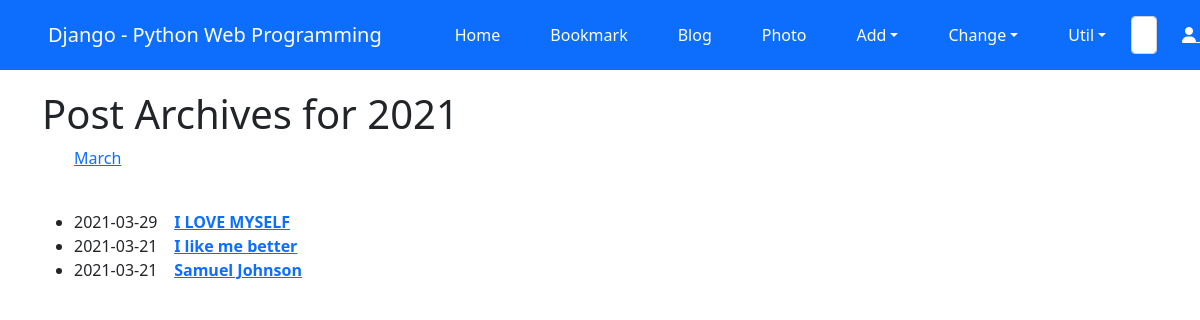
Screenshot of /blog/archive/2021/ (signed in) with the database file from the repository.
### blog/models.py (models this page shows, shortened)
class Post(models.Model):
    title = models.CharField(verbose_name='TITLE', max_length=50) # 2
    slug = models.SlugField('SLUG', unique=True, allow_unicode=True, help_text='one word for title alias.') # 3
    description = models.CharField('DESCIPTION', max_length=50, blank=True, help_text='simple description text.') # 4
    content = models.TextField('CONTENT') # 5
    create_dt = models.DateTimeField('CREATE DATE', auto_now_add=True) # 6
    modify_dt = models.DateTimeField("MODIFY DATE", auto_now=True) # 7
    tags = TaggableManager(blank=True)
    owner = models.ForeignKey(User, on_delete=models.CASCADE, verbose_name="OWNER", blank=True, null=True)
    class Meta:  # 8
        verbose_name = 'post' # 9
        verbose_name_plural = 'posts' # 10
        db_table = 'blog_posts' # 11
        ordering = ('-modify_dt',) # 12
    def get_absolute_url(self): # 14
        return reverse("blog:post_detail", args=(self.slug,))

### blog/views.py (the view)
# urls.py: path('archive/<int:year>/', views.PostYAV.as_view(), name='post_year_archive'),
class PostYAV(YearArchiveView):
    model = Post
    date_field = 'create_dt'
    make_object_list = True

### blog/templates/blog/post_archive_year.html (shortened to what this page needs)
{% extends 'base.html' %}
{% block content %}
<h1>Post Archives for {{ year|date:"Y" }}</h1>
<ul>
    {% for date in date_list %}
    <li style="display: inline;">
        <a href="{% url 'blog:post_month_archive' year|date:'Y' date|date:'b' %}">
{{ date|date:"F" }}</a></li>
    {% endfor %}
</ul>
<br>
<div>
    <ul>
        {% for post in object_list %}
        <li>{{ post.create_dt|date:"Y-m-d" }}&nbsp;&nbsp;&nbsp;
        <a href="{{ post.get_absolute_url }}"><strong>{{ post.title }}</strong></a></li>
        {% endfor %}
    </ul>
</div>
{% endblock %}

### rows the page displays
Post: create_dt "2021-03-29", title "I LOVE MYSELF"
Post: create_dt "2021-03-21", title "I like me better"
Post: create_dt "2021-03-21", title "Samuel Johnson"

### other values shown
{{ year|date:"Y" }} "2021"
{{ date|date:"F" }} "March"
